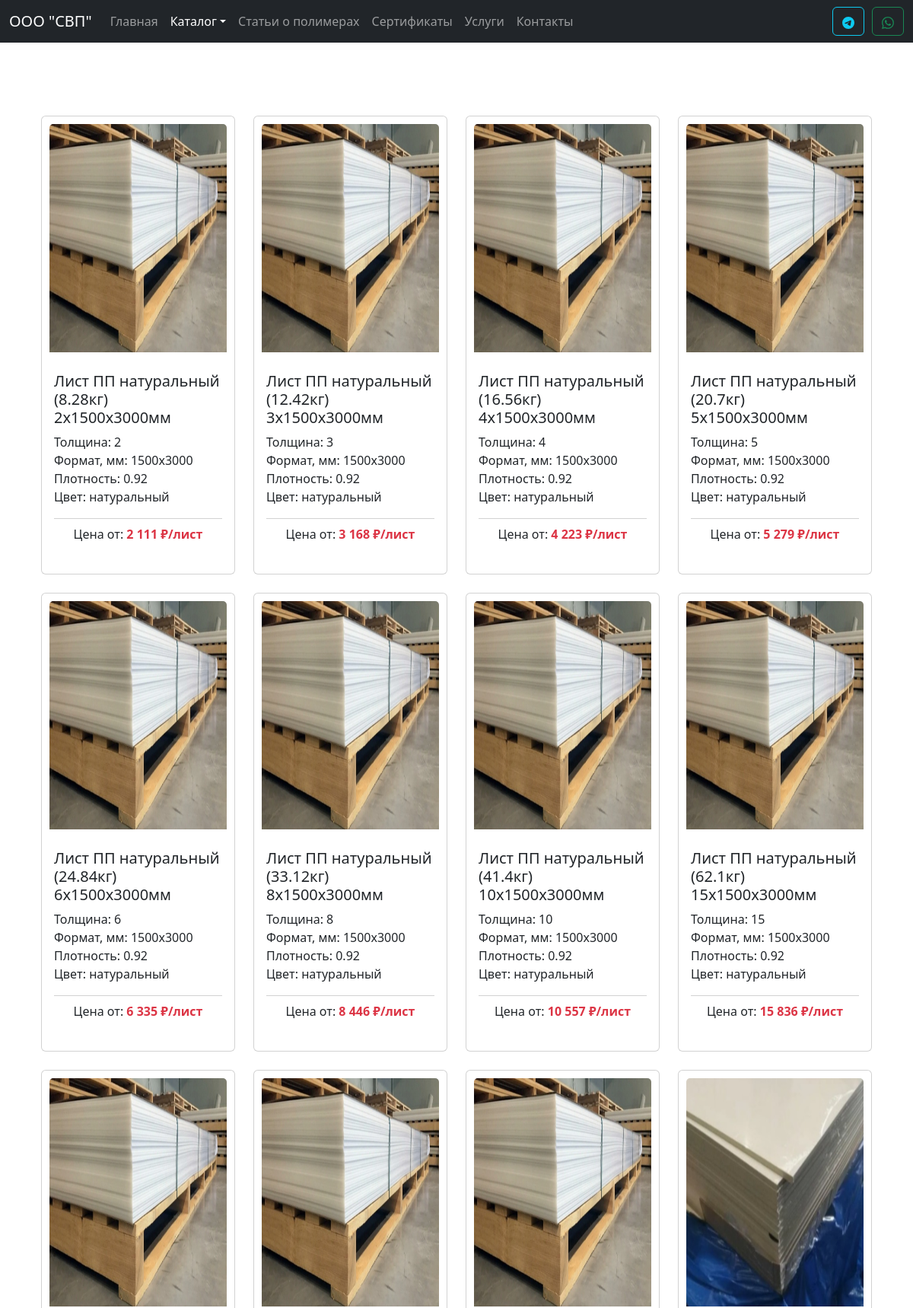
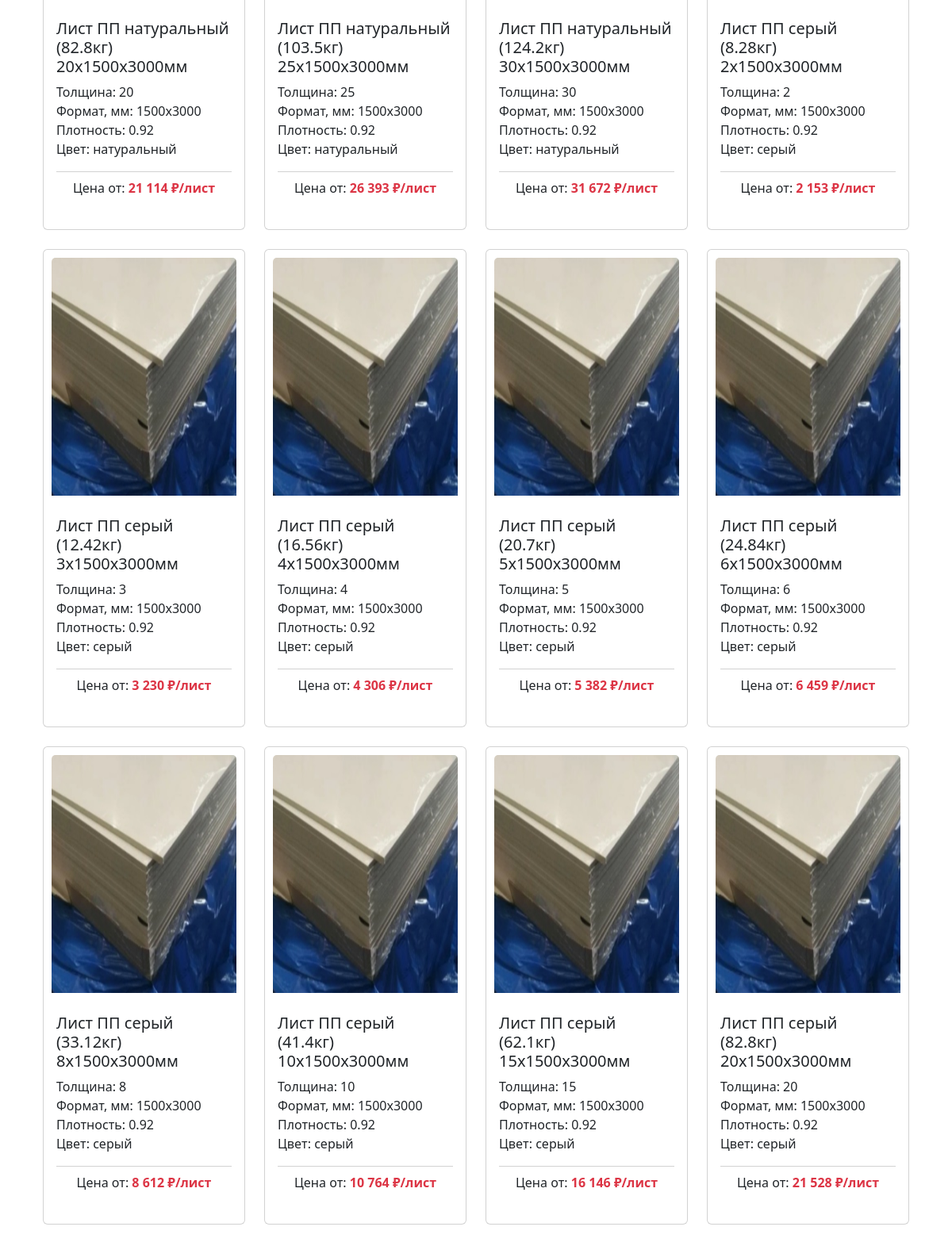
/catalog/pp/products?sub=7 (upper part), run on the app's committed database (2 pictures, top to bottom).
### tables this page shows
CREATE TABLE `products_polypropylene` (
  `id` int(10) NOT NULL,
  `article` varchar(20) NOT NULL,
  `name` varchar(100) NOT NULL,
  `category` int(5) NOT NULL,
  `subcategory` int(5) NOT NULL,
  `image` varchar(100) NOT NULL,
  `price` float NOT NULL,
  `opt_price` float NOT NULL,
  `diler_price` float NOT NULL,
  `pack` varchar(30) NOT NULL,
  `thickness` float NOT NULL,
  `length` int(10) NOT NULL,
  `width` int(10) NOT NULL,
  `weight` float NOT NULL COMMENT 'Вес',
  `density` float NOT NULL COMMENT 'Плотность',
  `color` varchar(30) NOT NULL
);

### catalog/pp/products.php (the view, shortened to what this page needs)
<?
include_once $_SERVER['DOCUMENT_ROOT'] . "/modules/header.php";
require($_SERVER['DOCUMENT_ROOT'] . '/database/db.php');
$subcategory = $_GET['sub'];
if ($subcategory) {
  $sql = "SELECT * FROM products_polypropylene WHERE subcategory = $subcategory";
} else {
  $sql = "SELECT * FROM products WHERE category = 4";
}
$result = $conn->query($sql);
if ($result->num_rows != 0) {
  $products = $result->fetch_all(MYSQLI_ASSOC);
}
?>
<div class="container my-5">
  <div class="container mt-5 mb-5">
    <div class="row row-cols-1 row-cols-md-4 g-4 justify-content-center">
      <?php foreach ($products as $product): ?>
        <div class="col">
          <a href="/catalog/pp/product?id=<?= $product['id']; ?>" class="card h-100 ki-card">
            <div style="padding:10px;">
              <img style="width: 100%; height: 300px;" src=<?= '/assets/images/catalog/' . $product['image'] ?> class="card-img-top" alt=<?= $product['name'] ?>>
            </div>
            <div class="card-body d-flex flex-column ">
              <h5 class="card-title"><?= $product['name'] ?></h5>
              <p class="card-text" style="flex:1;">
                Толщина: <?= $product['thickness'] ?><br>
                Формат, мм: <?= $product['length'] . 'x' . $product['width'] ?><br>
                Плотность: <?= $product['density'] ?><br>
                Цвет: <?= $product['color'] ?><br>
              <div class="card-footer bg-transparent d-flex justify-content-center px-0">
                <p>Цена от: <strong class="text-danger"><?= number_format($product['opt_price'], 0, '.', ' '); ?> ₽/лист</strong></p>
              </div>
            </div>
          </a>
        </div>
      <?php endforeach; ?>
    </div>
  </div>
</div>
<? include_once $_SERVER['DOCUMENT_ROOT'] . "/modules/footer.php"; ?>

### assets/style.css (style rules this page uses)
body { min-height: 100vh; display: flex; flex-direction: column; }
.ki-card { translate: all .3s; text-decoration: none; }

### data on the page
products_polypropylene: image (picture), name "Лист ПП натуральный (8.28кг) 2х1500х3000мм", thickness "2", length "1500", width "3000", density "0.92", color "натуральный", opt_price "2 111"
products_polypropylene: image (picture), name "Лист ПП натуральный (12.42кг) 3х1500х3000мм", thickness "3", length "1500", width "3000", density "0.92", color "натуральный", opt_price "3 168"
products_polypropylene: image (picture), name "Лист ПП натуральный (16.56кг) 4х1500х3000мм", thickness "4", length "1500", width "3000", density "0.92", color "натуральный", opt_price "4 223"
products_polypropylene: image (picture), name "Лист ПП натуральный (20.7кг) 5х1500х3000мм", thickness "5", length "1500", width "3000", density "0.92", color "натуральный", opt_price "5 279"
products_polypropylene: image (picture), name "Лист ПП натуральный (24.84кг) 6х1500х3000мм", thickness "6", length "1500", width "3000", density "0.92", color "натуральный", opt_price "6 335"
products_polypropylene: image (picture), name "Лист ПП натуральный (33.12кг) 8х1500х3000мм", thickness "8", length "1500", width "3000", density "0.92", color "натуральный", opt_price "8 446"
products_polypropylene: image (picture), name "Лист ПП натуральный (41.4кг) 10х1500х3000мм", thickness "10", length "1500", width "3000", density "0.92", color "натуральный", opt_price "10 557"
products_polypropylene: image (picture), name "Лист ПП натуральный (62.1кг) 15х1500х3000мм", thickness "15", length "1500", width "3000", density "0.92", color "натуральный", opt_price "15 836"
products_polypropylene: image (picture), name "Лист ПП натуральный (82.8кг) 20х1500х3000мм", thickness "20", length "1500", width "3000", density "0.92", color "натуральный", opt_price "21 114"
products_polypropylene: image (picture), name "Лист ПП натуральный (103.5кг) 25х1500х3000мм", thickness "25", length "1500", width "3000", density "0.92", color "натуральный", opt_price "26 393"
products_polypropylene: image (picture), name "Лист ПП натуральный (124.2кг) 30х1500х3000мм", thickness "30", length "1500", width "3000", density "0.92", color "натуральный", opt_price "31 672"
products_polypropylene: image (picture), name "Лист ПП серый (8.28кг) 2х1500х3000мм", thickness "2", length "1500", width "3000", density "0.92", color "серый", opt_price "2 153"
products_polypropylene: image (picture), name "Лист ПП серый (12.42кг) 3х1500х3000мм", thickness "3", length "1500", width "3000", density "0.92", color "серый", opt_price "3 230"
products_polypropylene: image (picture), name "Лист ПП серый (16.56кг) 4х1500х3000мм", thickness "4", length "1500", width "3000", density "0.92", color "серый", opt_price "4 306"
products_polypropylene: image (picture), name "Лист ПП серый (20.7кг) 5х1500х3000мм", thickness "5", length "1500", width "3000", density "0.92", color "серый", opt_price "5 382"
products_polypropylene: image (picture), name "Лист ПП серый (24.84кг) 6х1500х3000мм", thickness "6", length "1500", width "3000", density "0.92", color "серый", opt_price "6 459"
products_polypropylene: image (picture), name "Лист ПП серый (33.12кг) 8х1500х3000мм", thickness "8", length "1500", width "3000", density "0.92", color "серый", opt_price "8 612"
products_polypropylene: image (picture), name "Лист ПП серый (41.4кг) 10х1500х3000мм", thickness "10", length "1500", width "3000", density "0.92", color "серый", opt_price "10 764"
products_polypropylene: image (picture), name "Лист ПП серый (62.1кг) 15х1500х3000мм", thickness "15", length "1500", width "3000", density "0.92", color "серый", opt_price "16 146"
products_polypropylene: image (picture), name "Лист ПП серый (82.8кг) 20х1500х3000мм", thickness "20", length "1500", width "3000", density "0.92", color "серый", opt_price "21 528"
